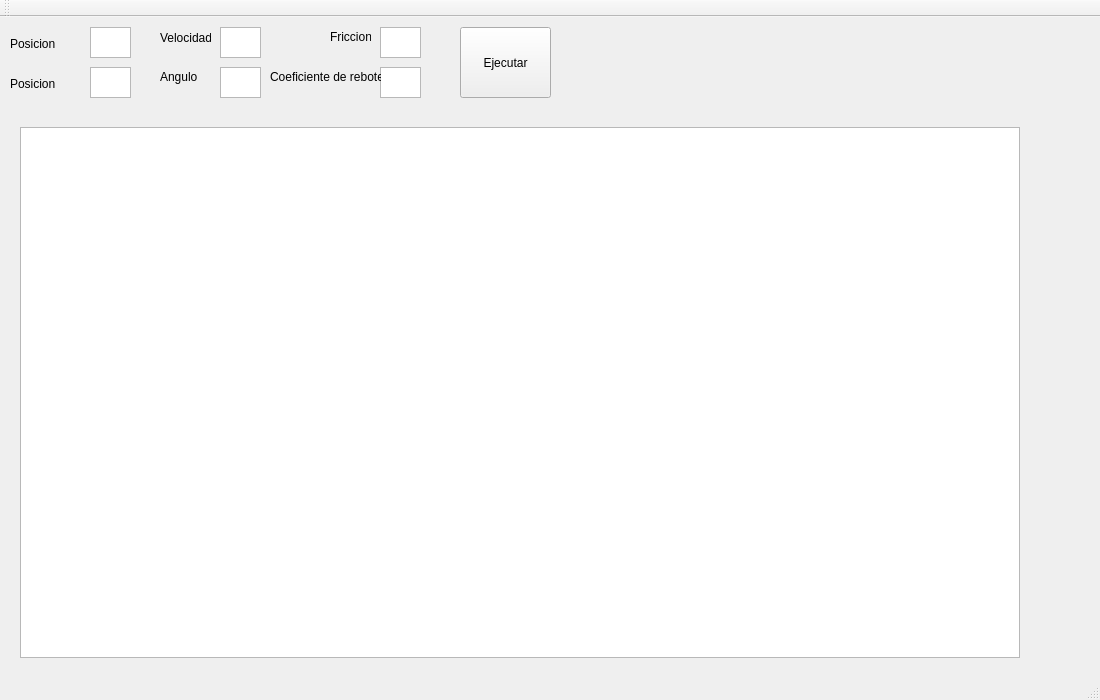
<?xml version="1.0" encoding="UTF-8"?>
<ui version="4.0">
 <class>MainWindow</class>
 <widget class="QMainWindow" name="MainWindow">
  <property name="geometry">
   <rect>
    <x>0</x>
    <y>0</y>
    <width>1100</width>
    <height>700</height>
   </rect>
  </property>
  <property name="windowTitle">
   <string>MainWindow</string>
  </property>
  <widget class="QWidget" name="centralWidget">
   <widget class="QGraphicsView" name="fondo">
    <property name="geometry">
     <rect>
      <x>20</x>
      <y>110</y>
      <width>1000</width>
      <height>531</height>
     </rect>
    </property>
    <property name="interactive">
     <bool>true</bool>
    </property>
   </widget>
   <widget class="QTextEdit" name="textEdit">
    <property name="geometry">
     <rect>
      <x>90</x>
      <y>10</y>
      <width>41</width>
      <height>31</height>
     </rect>
    </property>
   </widget>
   <widget class="QTextEdit" name="textEdit_3">
    <property name="geometry">
     <rect>
      <x>90</x>
      <y>50</y>
      <width>41</width>
      <height>31</height>
     </rect>
    </property>
   </widget>
   <widget class="QTextEdit" name="textEdit_4">
    <property name="geometry">
     <rect>
      <x>220</x>
      <y>10</y>
      <width>41</width>
      <height>31</height>
     </rect>
    </property>
   </widget>
   <widget class="QTextEdit" name="textEdit_5">
    <property name="geometry">
     <rect>
      <x>220</x>
      <y>50</y>
      <width>41</width>
      <height>31</height>
     </rect>
    </property>
   </widget>
   <widget class="QTextEdit" name="textEdit_6">
    <property name="geometry">
     <rect>
      <x>380</x>
      <y>10</y>
      <width>41</width>
      <height>31</height>
     </rect>
    </property>
   </widget>
   <widget class="QTextEdit" name="textEdit_7">
    <property name="geometry">
     <rect>
      <x>380</x>
      <y>50</y>
      <width>41</width>
      <height>31</height>
     </rect>
    </property>
   </widget>
   <widget class="QPushButton" name="pushButton">
    <property name="geometry">
     <rect>
      <x>460</x>
      <y>10</y>
      <width>91</width>
      <height>71</height>
     </rect>
    </property>
    <property name="text">
     <string>Ejecutar</string>
    </property>
   </widget>
   <widget class="QLabel" name="label">
    <property name="geometry">
     <rect>
      <x>10</x>
      <y>20</y>
      <width>47</width>
      <height>13</height>
     </rect>
    </property>
    <property name="text">
     <string>Posicion X</string>
    </property>
   </widget>
   <widget class="QLabel" name="label_2">
    <property name="geometry">
     <rect>
      <x>10</x>
      <y>60</y>
      <width>47</width>
      <height>13</height>
     </rect>
    </property>
    <property name="text">
     <string>Posicion Y</string>
    </property>
   </widget>
   <widget class="QLabel" name="label_3">
    <property name="geometry">
     <rect>
      <x>160</x>
      <y>10</y>
      <width>51</width>
      <height>21</height>
     </rect>
    </property>
    <property name="text">
     <string>Velocidad</string>
    </property>
   </widget>
   <widget class="QLabel" name="label_4">
    <property name="geometry">
     <rect>
      <x>160</x>
      <y>50</y>
      <width>41</width>
      <height>20</height>
     </rect>
    </property>
    <property name="text">
     <string>Angulo</string>
    </property>
   </widget>
   <widget class="QLabel" name="label_5">
    <property name="geometry">
     <rect>
      <x>330</x>
      <y>10</y>
      <width>41</width>
      <height>20</height>
     </rect>
    </property>
    <property name="text">
     <string>Friccion</string>
    </property>
   </widget>
   <widget class="QLabel" name="label_6">
    <property name="geometry">
     <rect>
      <x>270</x>
      <y>50</y>
      <width>111</width>
      <height>20</height>
     </rect>
    </property>
    <property name="text">
     <string>Coeficiente de rebote</string>
    </property>
   </widget>
  </widget>
  <widget class="QMenuBar" name="menuBar">
   <property name="geometry">
    <rect>
     <x>0</x>
     <y>0</y>
     <width>1100</width>
     <height>21</height>
    </rect>
   </property>
  </widget>
  <widget class="QToolBar" name="mainToolBar">
   <attribute name="toolBarArea">
    <enum>TopToolBarArea</enum>
   </attribute>
   <attribute name="toolBarBreak">
    <bool>false</bool>
   </attribute>
  </widget>
  <widget class="QStatusBar" name="statusBar"/>
 </widget>
 <layoutdefault spacing="6" margin="11"/>
 <resources/>
 <connections/>
</ui>
